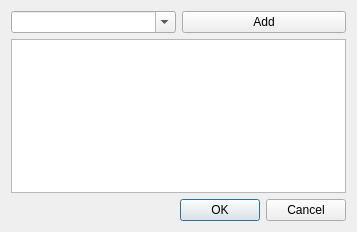
<?xml version="1.0" encoding="UTF-8"?>
<ui version="4.0">
 <class>Dialog</class>
 <widget class="QDialog" name="Dialog">
  <property name="geometry">
   <rect>
    <x>0</x>
    <y>0</y>
    <width>357</width>
    <height>232</height>
   </rect>
  </property>
  <property name="windowTitle">
   <string>Dialog</string>
  </property>
  <layout class="QVBoxLayout" name="verticalLayout">
   <item>
    <layout class="QHBoxLayout" name="horizontalLayout">
     <item>
      <widget class="QComboBox" name="comboBox">
       <property name="editable">
        <bool>true</bool>
       </property>
      </widget>
     </item>
     <item>
      <widget class="QPushButton" name="btnAdd">
       <property name="text">
        <string>Add</string>
       </property>
      </widget>
     </item>
    </layout>
   </item>
   <item>
    <widget class="QListWidget" name="listWidget"/>
   </item>
   <item>
    <widget class="QDialogButtonBox" name="buttonBox">
     <property name="standardButtons">
      <set>QDialogButtonBox::Cancel|QDialogButtonBox::Ok</set>
     </property>
    </widget>
   </item>
  </layout>
 </widget>
 <resources/>
 <connections/>
</ui>
